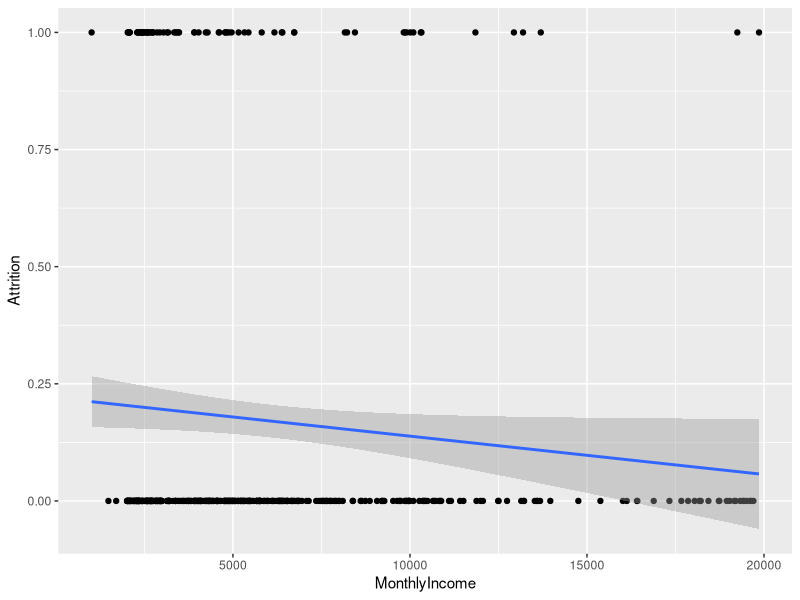
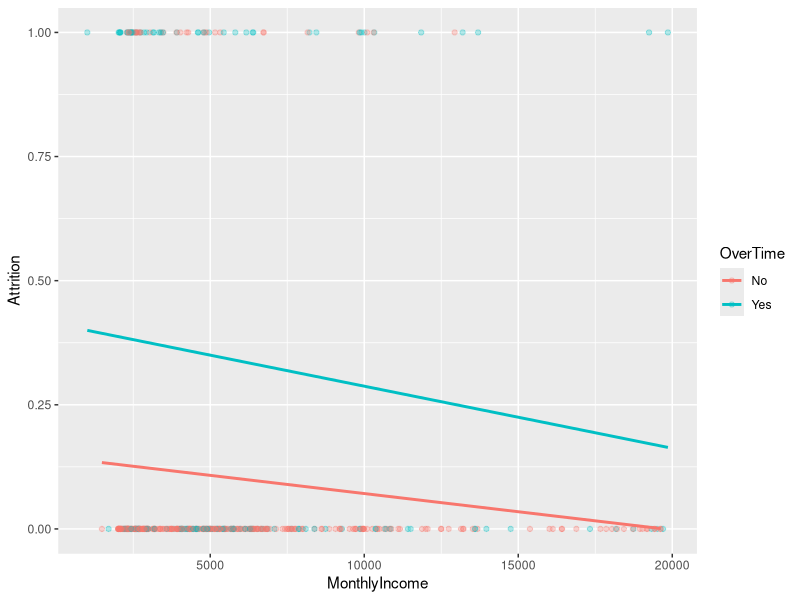

Write the R code that produced these figures, in order.
## ---- chunk 1
knitr::opts_chunk$set(echo = TRUE)
library(dplyr)     # for data wrangling
library(ggplot2)   # for awesome plotting
library(rsample)   # for data splitting
library(recipes)   # data preprocessing
library(caret)     # for logistic regression modeling
## ---- chunk 2
#
data("attrition", package = "modeldata")

df <- attrition %>% mutate_if(is.ordered, factor, ordered = FALSE)

# Create training (70%) and test (30%) sets for the 
# rsample::attrition data.
set.seed(123)  # for reproducibility 
churn_split <- initial_split(df, prop = .70)
churn_train <- training(churn_split)
churn_test  <- testing(churn_split)
## ---- chunk 3
#specify and prep recipe
churn_rec <- recipe(Attrition ~ ., data = churn_train) %>% 
  step_integer(Attrition, zero_based = TRUE) %>% 
  prep(churn_train)

#bake recipe with training data
churn_baked_train <- bake(churn_rec, new_data = churn_train)
## ---- chunk 4
#MonthlyIncome
model_inc <- glm(data = churn_baked_train, Attrition ~ MonthlyIncome, family = "binomial")
  
#OverTime
model_time <- glm(data = churn_baked_train, Attrition ~ OverTime, family = "binomial")
## ---- chunk 5
broom::tidy(model_inc)
broom::tidy(model_time)
## ---- chunk 6
#exponentiate the coefficients from model objects for interpretation. Gives us changes in odds of attrition
exp(coef(model_inc))
exp(coef(model_time))
## ---- chunk 7
churn_baked_test <- bake(churn_rec, new_data = churn_test)
## ---- chunk 8
ggplot(churn_baked_test, aes(x = MonthlyIncome, y = Attrition)) +
  geom_point() +
  stat_smooth(method = "glm", se = TRUE, method.arguments = list(family = "binomial"))
## ---- chunk 9
model_both <- glm(Attrition ~ MonthlyIncome + OverTime, family = "binomial", data = churn_train)

broom::tidy(model_both)
## ---- chunk 10
ggplot(churn_baked_test, aes(x = MonthlyIncome, y = Attrition, color = OverTime)) +
  geom_point(alpha = 0.3) +
  stat_smooth(method = "glm", se = FALSE, method.arguments = list(family = "binomial"))
